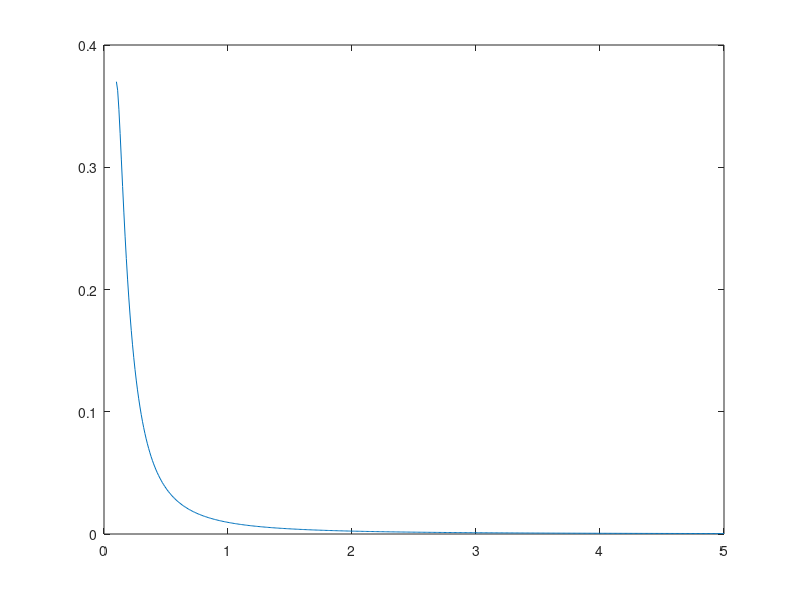

The MATLAB script that drew this image: (Note: this script raises an error after producing the figure.)
%% Inverse gamma prior
invgamma_prior= @(x,a,b)((b.^a./gamma(a).*x.^(-a-1).*exp(-b./x)));
x = 0.1:0.01:5;
y = invgamma_prior(x.^2,.01,0.01);
plot(x,y)
hold on
log(y(1))
log(y(end))
%%
a = 0.01:0.1:1;
b = 0.01:0.1:1;
[X, Y] = meshgrid(a,b);
colors = linspecer(size(Y,2));
ncol = ceil(sqrt(size(X,2)));
nrow = ceil(size(X,2)/ncol);
indx = 1;
for j = 1:size(X,2)
    for i = 1:size(X,1)
        y = invgamma_prior(x.^2, X(i,j), Y(i,j));
        subplot(nrow,ncol, indx)
        hold on
        plot(x,y/max(y), 'Color', colors(i,:));
    end
    child = get(gca, 'Children');
    legend(cellfun(@(x)strjoin({'b = ' x},''), cellstr(num2str(Y(:,j))), 'UniformOutput', false))
    hold off
    title(strjoin({'a = ', num2str(X(1,j))}, ''))
    indx = indx + 1;
end
